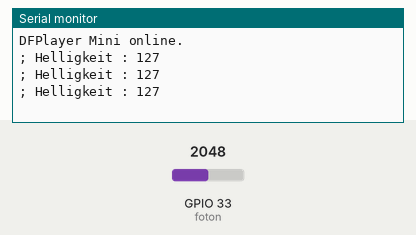
This sketch was run on a simulated ESP32. On the bench: the last lines printed to the serial monitor. Inputs (shaded band) come from the test bench; at power-on: GPIO 33 (foton) = 2048. WiFi joins after 1.5 s; servers stay silent unless stated; the audio player accepts every command and is not drawn.

Above: at 3.2 s.
3.3 s: GPIO 33 (foton) set to 2866
At 4.0 s:
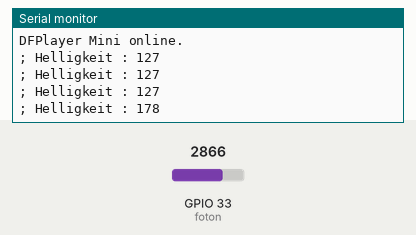
4.8 s: GPIO 33 (foton) set to 3603
At 5.5 s:
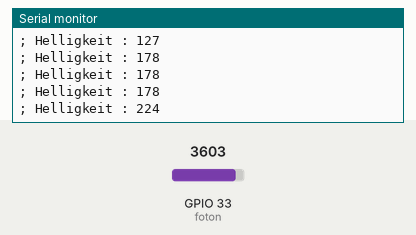
Timing chart, 0 to 7.8 s (numbered marks = the images above; inputs shaded):
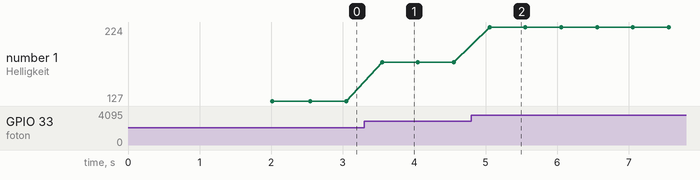

Measured:
- after the input at 3.3 s, the serial monitor: prints a new line after 0.25 s (image 1)
- after the input at 4.8 s, the serial monitor: prints a new line after 0.25 s (image 2)
- plotted number 1: 127 → 178 after the input at 3.3 s, 178 → 224 after the input at 4.8 s

The sketch:

ESP_UDP_FotonSensor_Final.ino
```cpp
// Load Wi-Fi library
#include <WiFi.h>
#include <WiFiUdp.h>
#include "Arduino.h"
#include "SoftwareSerial.h"
#include "DFRobotDFPlayerMini.h"

SoftwareSerial mySoftwareSerial(25, 26);                //25 connected to Rx, 26 connected to Tx in SD reader
DFRobotDFPlayerMini myDFPlayer;
void printDetail(uint8_t type, int value);

// Replace with your network credentials
const char* ssid     = "TP-LINK_D586";                       //WIFI name
const char* password = "14242830";                    //WIFI passwort
const char ip[] = "10.10.10.100";                    //IP des Laptops
#define UDP_PORT 4100                                   //UDP Port wahlen

WiFiUDP UDP;
char packet[255];
int sensorwert = 0;
int sensorwert255 = 0;
int foton = 33;                                         //Eingang 33 für Fotonsensor
bool isPlaying = false;

void setup() {
  mySoftwareSerial.begin(9600);
  Serial.begin(115200);
  WiFi.begin(ssid, password);                           //WIFI verbinden
  while (WiFi.status() != WL_CONNECTED) {
    delay(500);
    Serial.println("Connecting to WiFi..");
  }
  Serial.println("Connected to the WiFi network");

  Serial.println();
  Serial.println(F("DFRobot DFPlayer Mini Demo"));
  Serial.println(F("Initializing DFPlayer ... (May take 3~5 seconds)"));

  if (!myDFPlayer.begin(mySoftwareSerial)) {  //Use softwareSerial to communicate with mp3.
    Serial.println(F("Unable to begin:"));
    Serial.println(F("1.Please recheck the connection!"));
    Serial.println(F("2.Please insert the SD card!"));
    while(true);
  }
  Serial.println(F("DFPlayer Mini online."));

  myDFPlayer.volume(10);                                //Set volume value. From 0 to 30

  UDP.begin(UDP_PORT);                                  //Output für LED einstellen
  pinMode(foton, INPUT);                                //Input für Fotonsensor
}

void loop(){
  sensorwert = analogRead(foton);                       //Sensor wird mit dem Eingang 33 vom ESP verbunden
  sensorwert255 = map(sensorwert, 0, 4096, 0, 255);     //Sensorwert runterskalieren (Lichtsensor)

  Serial.print("; Helligkeit : ");
  Serial.println(sensorwert255);

  UDP.beginPacket(ip, UDP_PORT);                        //Dateien schicken zum TD in Laptop 1
  UDP.print(uint8_t(sensorwert255));                    //Sensorwert in UDP reinschreiben
  UDP.endPacket();                                      //Paket schicken

  int packetSize = UDP.parsePacket();                   //Dateien empfangen vom TD
  if (packetSize) {
    //Serial.print("Received packet! Size: ");
    //Serial.println(packetSize);
    int len = UDP.read(packet, 255);
    if (len > 0)
    {
      packet[len] = '\0';
    }
    //Serial.print("Packet received: ");
    Serial.println(packet);
  }

  if (sensorwert255 > 100) {                             //Audio spielt wenn es hell ist
    if (!isPlaying) {
      myDFPlayer.play(1);
      isPlaying = true;
    }
  }
  if (sensorwert255 < 100) {                            //Audio stoppt wenn es dunkel ist
    if (isPlaying) {
      myDFPlayer.stop();
      isPlaying = false;
    }
  }

  delay(500);                                           //0.5s Pause inzwischen
}
```
